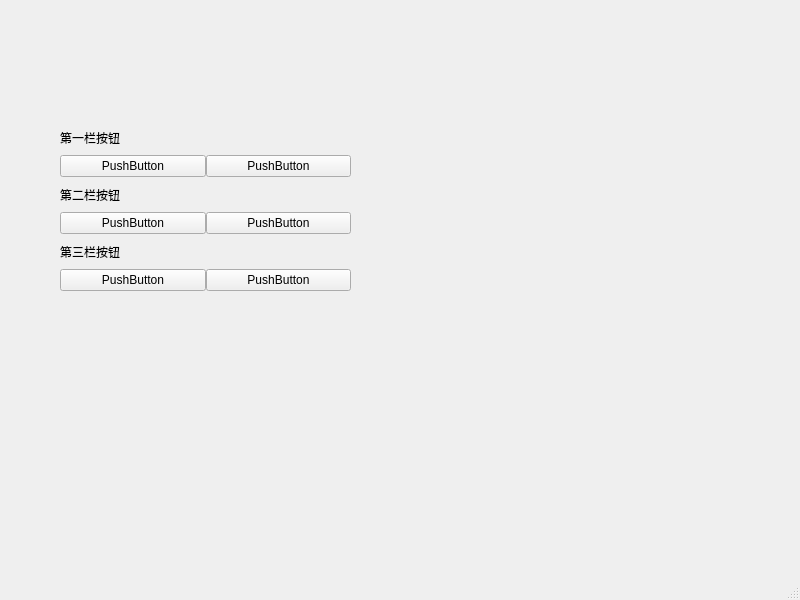
<?xml version="1.0" encoding="UTF-8"?>
<ui version="4.0">
 <class>MainWindow</class>
 <widget class="QMainWindow" name="MainWindow">
  <property name="geometry">
   <rect>
    <x>0</x>
    <y>0</y>
    <width>800</width>
    <height>600</height>
   </rect>
  </property>
  <property name="windowTitle">
   <string>MainWindow</string>
  </property>
  <widget class="QWidget" name="centralwidget">
   <widget class="QWidget" name="gridLayoutWidget">
    <property name="geometry">
     <rect>
      <x>60</x>
      <y>120</y>
      <width>291</width>
      <height>171</height>
     </rect>
    </property>
    <layout class="QGridLayout" name="gridLayout">
     <property name="spacing">
      <number>0</number>
     </property>
     <item row="1" column="1">
      <widget class="QPushButton" name="pushButton_2">
       <property name="text">
        <string>PushButton</string>
       </property>
      </widget>
     </item>
     <item row="4" column="0" colspan="2">
      <widget class="QLabel" name="label_2">
       <property name="text">
        <string>第二栏按钮</string>
       </property>
      </widget>
     </item>
     <item row="7" column="0" colspan="2">
      <widget class="QLabel" name="label_3">
       <property name="text">
        <string>第三栏按钮</string>
       </property>
      </widget>
     </item>
     <item row="0" column="0" colspan="2">
      <widget class="QLabel" name="label">
       <property name="enabled">
        <bool>true</bool>
       </property>
       <property name="text">
        <string>第一栏按钮</string>
       </property>
      </widget>
     </item>
     <item row="5" column="0">
      <widget class="QPushButton" name="pushButton_3">
       <property name="text">
        <string>PushButton</string>
       </property>
      </widget>
     </item>
     <item row="1" column="0">
      <widget class="QPushButton" name="pushButton">
       <property name="acceptDrops">
        <bool>false</bool>
       </property>
       <property name="text">
        <string>PushButton</string>
       </property>
       <property name="default">
        <bool>false</bool>
       </property>
      </widget>
     </item>
     <item row="5" column="1">
      <widget class="QPushButton" name="pushButton_4">
       <property name="text">
        <string>PushButton</string>
       </property>
      </widget>
     </item>
     <item row="8" column="0">
      <widget class="QPushButton" name="pushButton_5">
       <property name="text">
        <string>PushButton</string>
       </property>
      </widget>
     </item>
     <item row="8" column="1">
      <widget class="QPushButton" name="pushButton_6">
       <property name="text">
        <string>PushButton</string>
       </property>
      </widget>
     </item>
    </layout>
   </widget>
  </widget>
  <widget class="QMenuBar" name="menubar">
   <property name="geometry">
    <rect>
     <x>0</x>
     <y>0</y>
     <width>800</width>
     <height>22</height>
    </rect>
   </property>
  </widget>
  <widget class="QStatusBar" name="statusbar"/>
 </widget>
 <resources/>
 <connections/>
</ui>
